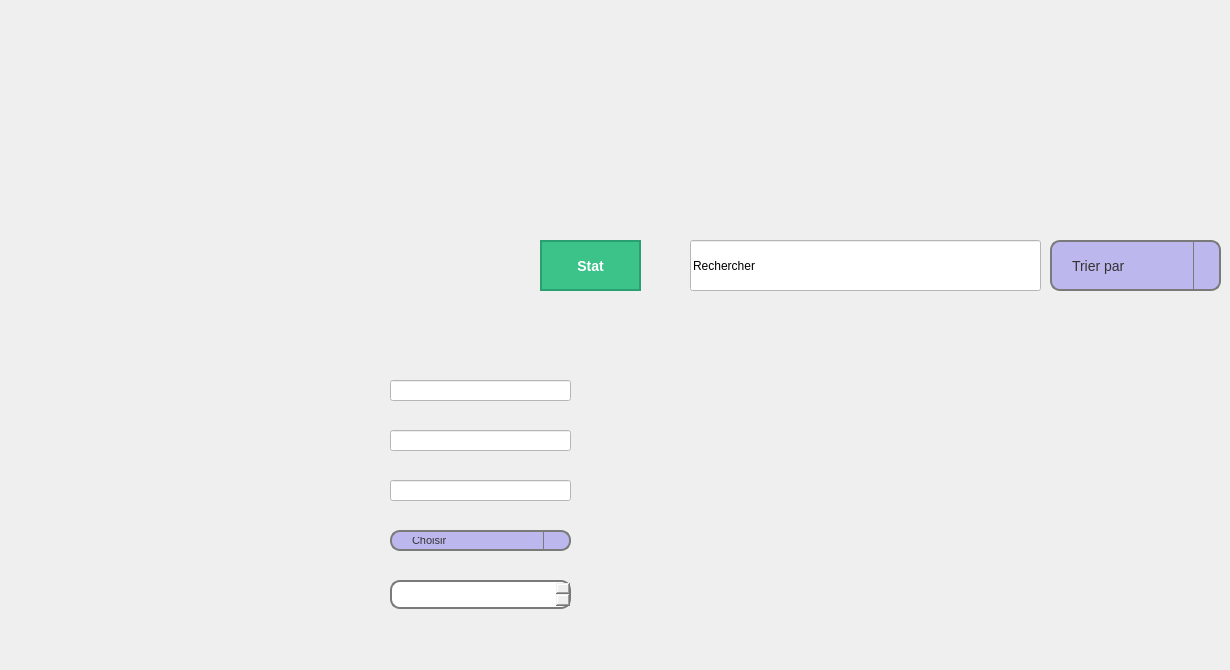
      <widget class="QWidget" name="vehicules">
       <property name="styleSheet">
        <string notr="true">QWidget#vehicules {
    background-image: url(&quot;C:/Users/HP/Desktop/mech/vehicules.png&quot;);
    background-position: center;   /* Centrer l'image */
    background-repeat: no-repeat;  /* Ne pas répéter l'image */
    background-size: cover;        /* Adapter l'image à la taille du widget */
}
</string>
       </property>
       <widget class="QPushButton" name="ButtonEmployes2">
        <property name="geometry">
         <rect>
          <x>20</x>
          <y>360</y>
          <width>261</width>
          <height>51</height>
         </rect>
        </property>
        <property name="styleSheet">
         <string notr="true">QPushButton {
    background-color: transparent;            /* Couleur de fond transparente */
    border: 2px solid transparent;            /* Pas de bordure par défaut */
    color: black;                             /* Couleur du texte */
    padding: 10px;                            /* Espacement interne */
    border-radius: 20px;                      /* Coins arrondis */
}

QPushButton:hover {
   background-color: rgba(128, 128, 128, 0.5); /* Gris transparent (50% d'opacité) */
   /* border: 2px solid gray;                     /* Bordure grise au survol */
}

QPushButton:pressed {
    background-color: rgba(169, 169, 169, 255); /* Couleur gris foncé lors du clic */
}
</string>
        </property>
        <property name="text">
         <string/>
        </property>
       </widget>
       <widget class="QPushButton" name="ButtonPage2">
        <property name="geometry">
         <rect>
          <x>20</x>
          <y>300</y>
          <width>261</width>
          <height>51</height>
         </rect>
        </property>
        <property name="styleSheet">
         <string notr="true">QPushButton {
    background-color: transparent;            /* Couleur de fond transparente */
    border: 2px solid transparent;            /* Pas de bordure par défaut */
    color: black;                             /* Couleur du texte */
    padding: 10px;                            /* Espacement interne */
    border-radius: 20px;                      /* Coins arrondis */
}

QPushButton:hover {
   background-color: rgba(128, 128, 128, 0.5); /* Gris transparent (50% d'opacité) */
   /* border: 2px solid gray;                     /* Bordure grise au survol */
}

QPushButton:pressed {
    background-color: rgba(169, 169, 169, 255); /* Couleur gris foncé lors du clic */
}
</string>
        </property>
        <property name="text">
         <string/>
        </property>
       </widget>
       <widget class="QPushButton" name="ButtonApropos2">
        <property name="geometry">
         <rect>
          <x>20</x>
          <y>610</y>
          <width>261</width>
          <height>51</height>
         </rect>
        </property>
        <property name="styleSheet">
         <string notr="true">QPushButton {
    background-color: transparent;            /* Couleur de fond transparente */
    border: 2px solid transparent;            /* Pas de bordure par défaut */
    color: black;                             /* Couleur du texte */
    padding: 10px;                            /* Espacement interne */
    border-radius: 20px;                      /* Coins arrondis */
}

QPushButton:hover {
   background-color: rgba(128, 128, 128, 0.5); /* Gris transparent (50% d'opacité) */
   /* border: 2px solid gray;                     /* Bordure grise au survol */
}

QPushButton:pressed {
    background-color: rgba(169, 169, 169, 255); /* Couleur gris foncé lors du clic */
}
</string>
        </property>
        <property name="text">
         <string/>
        </property>
       </widget>
       <widget class="QPushButton" name="ButtonTrensactions2">
        <property name="geometry">
         <rect>
          <x>20</x>
          <y>550</y>
          <width>261</width>
          <height>51</height>
         </rect>
        </property>
        <property name="styleSheet">
         <string notr="true">QPushButton {
    background-color: transparent;            /* Couleur de fond transparente */
    border: 2px solid transparent;            /* Pas de bordure par défaut */
    color: black;                             /* Couleur du texte */
    padding: 10px;                            /* Espacement interne */
    border-radius: 20px;                      /* Coins arrondis */
}

QPushButton:hover {
   background-color: rgba(128, 128, 128, 0.5); /* Gris transparent (50% d'opacité) */
   /* border: 2px solid gray;                     /* Bordure grise au survol */
}

QPushButton:pressed {
    background-color: rgba(169, 169, 169, 255); /* Couleur gris foncé lors du clic */
}
</string>
        </property>
        <property name="text">
         <string/>
        </property>
       </widget>
       <widget class="QPushButton" name="ButtonVehicules2">
        <property name="geometry">
         <rect>
          <x>20</x>
          <y>420</y>
          <width>261</width>
          <height>51</height>
         </rect>
        </property>
        <property name="styleSheet">
         <string notr="true">QPushButton {
    background-color: transparent;            /* Couleur de fond transparente */
    border: 2px solid transparent;            /* Pas de bordure par défaut */
    color: black;                             /* Couleur du texte */
    padding: 10px;                            /* Espacement interne */
    border-radius: 20px;                      /* Coins arrondis */
}

QPushButton:hover {
   background-color: rgba(128, 128, 128, 0.5); /* Gris transparent (50% d'opacité) */
   /* border: 2px solid gray;                     /* Bordure grise au survol */
}

QPushButton:pressed {
    background-color: rgba(169, 169, 169, 255); /* Couleur gris foncé lors du clic */
}
</string>
        </property>
        <property name="text">
         <string/>
        </property>
       </widget>
       <widget class="QPushButton" name="ButtonMachines2">
        <property name="geometry">
         <rect>
          <x>20</x>
          <y>480</y>
          <width>261</width>
          <height>51</height>
         </rect>
        </property>
        <property name="styleSheet">
         <string notr="true">QPushButton {
    background-color: transparent;            /* Couleur de fond transparente */
    border: 2px solid transparent;            /* Pas de bordure par défaut */
    color: black;                             /* Couleur du texte */
    padding: 10px;                            /* Espacement interne */
    border-radius: 20px;                      /* Coins arrondis */
}

QPushButton:hover {
   background-color: rgba(128, 128, 128, 0.5); /* Gris transparent (50% d'opacité) */
   /* border: 2px solid gray;                     /* Bordure grise au survol */
}

QPushButton:pressed {
    background-color: rgba(169, 169, 169, 255); /* Couleur gris foncé lors du clic */
}
</string>
        </property>
        <property name="text">
         <string/>
        </property>
       </widget>
       <widget class="QLineEdit" name="lineEdit_7">
        <property name="geometry">
         <rect>
          <x>690</x>
          <y>240</y>
          <width>351</width>
          <height>51</height>
         </rect>
        </property>
        <property name="styleSheet">
         <string notr="true">QLineEdit {
	background-color: rgb(255, 255, 255);
    font-family: &quot;OCR A Extended&quot;;  /* Définit la police sur OCR A Extended */
    /*font-size: 14px;                /* Taille de la police (ajustable) */
   /* color: black;                   /* Couleur du texte */
    /*padding: 5px;                   /* Espacement interne */
   /* border: 1px solid gray;         /* Bordure grise */
   /* border-radius: 5px;             /* Coins arrondis */
}
</string>
        </property>
        <property name="text">
         <string>Rechercher</string>
        </property>
       </widget>
       <widget class="QLineEdit" name="lineEdit_20">
        <property name="geometry">
         <rect>
          <x>390</x>
          <y>380</y>
          <width>181</width>
          <height>21</height>
         </rect>
        </property>
        <property name="styleSheet">
         <string notr="true">
background-color: rgb(255, 255, 255);</string>
        </property>
       </widget>
       <widget class="QLineEdit" name="lineEdit_21">
        <property name="geometry">
         <rect>
          <x>390</x>
          <y>430</y>
          <width>181</width>
          <height>21</height>
         </rect>
        </property>
        <property name="styleSheet">
         <string notr="true">
background-color: rgb(255, 255, 255);</string>
        </property>
       </widget>
       <widget class="QLineEdit" name="lineEdit_22">
        <property name="geometry">
         <rect>
          <x>390</x>
          <y>480</y>
          <width>181</width>
          <height>21</height>
         </rect>
        </property>
        <property name="styleSheet">
         <string notr="true">
background-color: rgb(255, 255, 255);</string>
        </property>
       </widget>
       <widget class="QComboBox" name="comboBox_3">
        <property name="geometry">
         <rect>
          <x>390</x>
          <y>530</y>
          <width>181</width>
          <height>21</height>
         </rect>
        </property>
        <property name="styleSheet">
         <string notr="true">QComboBox {
   font-family: 'OCR A Extended', sans-serif; /* Police OCR A Extended */
	background-color: rgb(188, 184, 238);
    border: 2px solid #7a7a7a; /* Bordure */
    border-radius: 10px; /* Coins arrondis */
    padding: 5px 20px; /* Espacement interne */
    color: #333; /* Couleur du texte */
    font-size: 11px; /* Taille de la police */
}

/* Style de la liste déroulante */
QComboBox QAbstractItemView {
    background-color: #ffffff; /* Couleur de fond de la liste */
    border: 1px solid #7a7a7a; /* Bordure de la liste */
    selection-background-color: #0078d7; /* Couleur de fond lors de la sélection */
    selection-color: white; /* Couleur du texte lors de la sélection */
}

/* Style pour le bouton de la liste déroulante */
QComboBox::drop-down {
    subcontrol-origin: padding;
    subcontrol-position: top right;
    width: 25px; /* Largeur du bouton de liste déroulante */
    border-left: 1px solid #7a7a7a; /* Bordure gauche du bouton */
}

/* Style pour la flèche du bouton de liste déroulante */
QComboBox::down-arrow {
    image: url(arrow.png); /* Remplace par le chemin de ton image de flèche */
    width: 10px; /* Largeur de la flèche */
    height: 10px; /* Hauteur de la flèche */
}

/* Effet au survol */
QComboBox:hover {
    border: 2px solid #0056b3; /* Couleur de bordure au survol */
}

QComboBox:focus {
    border: 2px solid #0078d7; /* Couleur de bordure lors du focus */
}
QComboBox::down-arrow {
    color: #333; /* Couleur de la flèche */
    width: 10px; /* Largeur de la flèche */
    height: 10px; /* Hauteur de la flèche */
}</string>
        </property>
        <item>
         <property name="text">
          <string>Choisir</string>
         </property>
        </item>
       </widget>
       <widget class="QDateEdit" name="dateEdit_2">
        <property name="geometry">
         <rect>
          <x>390</x>
          <y>580</y>
          <width>181</width>
          <height>29</height>
         </rect>
        </property>
        <property name="styleSheet">
         <string notr="true">QDateEdit {
  
    border: 2px solid #7a7a7a; /* Bordure */
    border-radius: 10px; /* Coins arrondis */
    padding: 5px 10px; /* Espacement interne */
    color: white; /* Couleur du texte */
    font-family: 'OCR A Extended', sans-serif; /* Police OCR A Extended */
    font-size: 14px; /* Taille de la police */
}

/* Style pour le bouton de sélection de date */
QDateEdit::drop-down {
    subcontrol-origin: padding;
    subcontrol-position: top right;
    width: 25px; /* Largeur du bouton de liste déroulante */
    border-left: 1px solid #7a7a7a; /* Bordure gauche du bouton */
}

/* Style pour la flèche du bouton de sélection de date */
QDateEdit::down-arrow {
    image: url(arrow.png); /* Remplace par le chemin de ton image de flèche */
    width: 10px; /* Largeur de la flèche */
    height: 10px; /* Hauteur de la flèche */
}

/* Effet au survol */
QDateEdit:hover {
    border: 2px solid #0056b3; /* Couleur de bordure au survol */
}

QDateEdit:focus {
    border: 2px solid #0078d7; /* Couleur de bordure lors du focus */
}
</string>
        </property>
       </widget>
       <widget class="QComboBox" name="comboBox_8">
        <property name="geometry">
         <rect>
          <x>1050</x>
          <y>240</y>
          <width>171</width>
          <height>51</height>
         </rect>
        </property>
        <property name="styleSheet">
         <string notr="true">QComboBox {
   font-family: 'OCR A Extended', sans-serif; /* Police OCR A Extended */
	background-color: rgb(188, 184, 238);
    border: 2px solid #7a7a7a; /* Bordure */
    border-radius: 10px; /* Coins arrondis */
    padding: 5px 20px; /* Espacement interne */
    color: #333; /* Couleur du texte */
    font-size: 14px; /* Taille de la police */
}

/* Style de la liste déroulante */
QComboBox QAbstractItemView {
    background-color: #ffffff; /* Couleur de fond de la liste */
    border: 1px solid #7a7a7a; /* Bordure de la liste */
    selection-background-color: #0078d7; /* Couleur de fond lors de la sélection */
    selection-color: white; /* Couleur du texte lors de la sélection */
}

/* Style pour le bouton de la liste déroulante */
QComboBox::drop-down {
    subcontrol-origin: padding;
    subcontrol-position: top right;
    width: 25px; /* Largeur du bouton de liste déroulante */
    border-left: 1px solid #7a7a7a; /* Bordure gauche du bouton */
}

/* Style pour la flèche du bouton de liste déroulante */
QComboBox::down-arrow {
    image: url(arrow.png); /* Remplace par le chemin de ton image de flèche */
    width: 10px; /* Largeur de la flèche */
    height: 10px; /* Hauteur de la flèche */
}

/* Effet au survol */
QComboBox:hover {
    border: 2px solid #0056b3; /* Couleur de bordure au survol */
}

QComboBox:focus {
    border: 2px solid #0078d7; /* Couleur de bordure lors du focus */
}
QComboBox::down-arrow {
    color: #333; /* Couleur de la flèche */
    width: 10px; /* Largeur de la flèche */
    height: 10px; /* Hauteur de la flèche */
}</string>
        </property>
        <item>
         <property name="text">
          <string>Trier par</string>
         </property>
        </item>
       </widget>
       <widget class="QPushButton" name="stat2">
        <property name="geometry">
         <rect>
          <x>540</x>
          <y>240</y>
          <width>101</width>
          <height>51</height>
         </rect>
        </property>
        <property name="styleSheet">
         <string notr="true">QPushButton {
    background-color: #3CC38A; /* Couleur de fond verte */
    color: white; /* Couleur du texte en blanc */
    /*border-radius: 10px; /* Bords arrondis */
    padding: 10px 20px; /* Espacement interne */
   font-family: 'OCR A Extended', sans-serif; /* Police OCR A Extended */
    font-size: 14px; /* Taille du texte */
    font-weight: bold; /* Texte en gras */
    border: 2px solid #2A9F71; /* Bordure plus foncée */
}

QPushButton:hover {
    background-color: #2A9F71; /* Couleur de fond plus foncée au survol */
}

QPushButton:pressed {
    background-color: #218F64; /* Couleur de fond plus foncée lorsqu'on clique */
    border: 2px solid #1E7D5A; /* Bordure plus foncée lorsqu'on clique */
}</string>
        </property>
        <property name="text">
         <string>Stat</string>
        </property>
       </widget>
      </widget>
